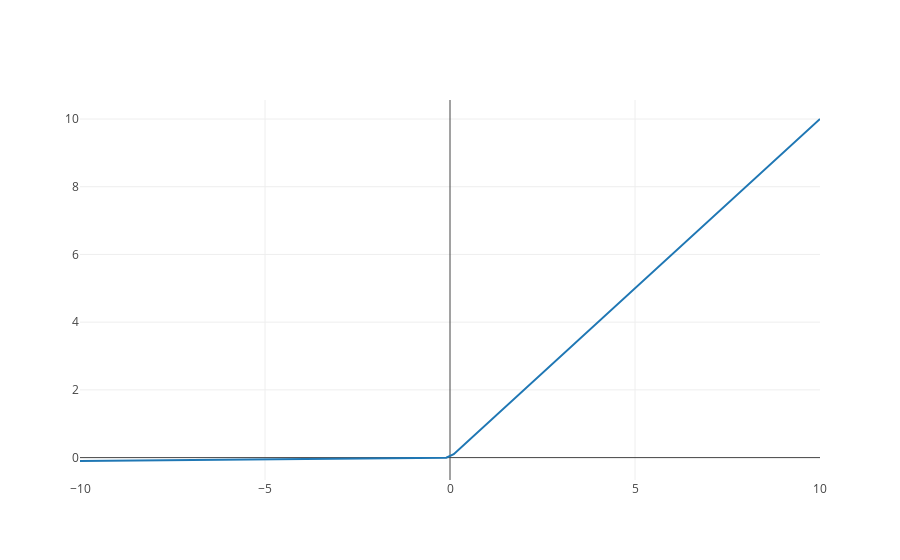

The notebook cell this image was saved under:
### Markdown cell above
the **leaky ReLU**,

$$
\operatorname{relu}(x) = \left\{\begin{array}{ll}
0.01 x & x \leq 0 \\
x & x > 0
\end{array}
\right.
$$

### Code cell
y = np.where(x <= 0, 0.01 * x, x)
data = [go.Scatter(x=x, y=y)]
plotly.offline.iplot(data)
